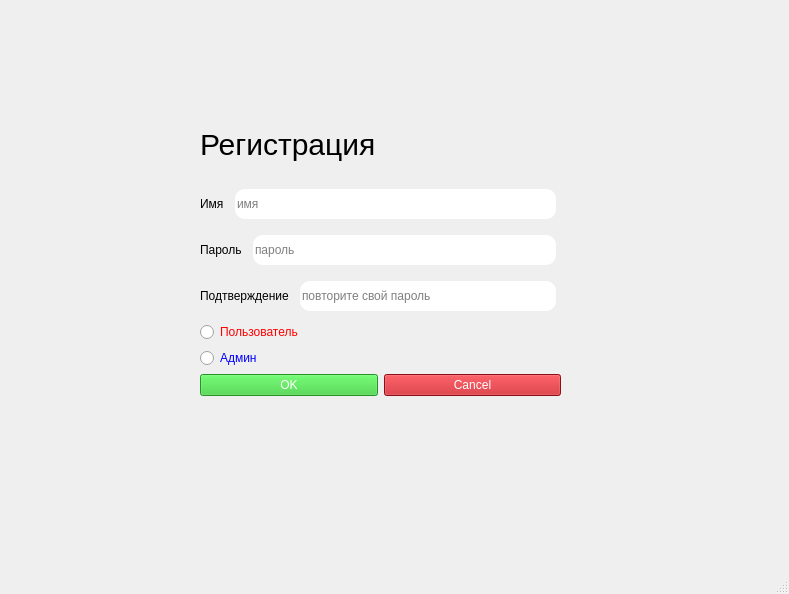
<?xml version="1.0" encoding="UTF-8"?>
<ui version="4.0">
 <class>MainWindow</class>
 <widget class="QMainWindow" name="MainWindow">
  <property name="geometry">
   <rect>
    <x>0</x>
    <y>0</y>
    <width>789</width>
    <height>594</height>
   </rect>
  </property>
  <property name="windowTitle">
   <string>MainWindow</string>
  </property>
  <widget class="QWidget" name="centralwidget">
   <widget class="QWidget" name="verticalLayoutWidget">
    <property name="geometry">
     <rect>
      <x>200</x>
      <y>110</y>
      <width>361</width>
      <height>286</height>
     </rect>
    </property>
    <layout class="QVBoxLayout" name="verticalLayout">
     <item>
      <widget class="QLabel" name="label">
       <property name="layoutDirection">
        <enum>Qt::LayoutDirection::RightToLeft</enum>
       </property>
       <property name="styleSheet">
        <string notr="true">font-size: 30px; </string>
       </property>
       <property name="text">
        <string>Регистрация</string>
       </property>
      </widget>
     </item>
     <item>
      <layout class="QHBoxLayout" name="horizontalLayout_2">
       <item>
        <widget class="QLabel" name="label_2">
         <property name="text">
          <string>Имя</string>
         </property>
        </widget>
       </item>
       <item>
        <widget class="QLineEdit" name="ed_username">
         <property name="styleSheet">
          <string notr="true">border: solid; height: 30px; border-radius: 10px; margin: 5px</string>
         </property>
         <property name="inputMask">
          <string/>
         </property>
         <property name="text">
          <string/>
         </property>
         <property name="placeholderText">
          <string>имя</string>
         </property>
        </widget>
       </item>
      </layout>
     </item>
     <item>
      <layout class="QHBoxLayout" name="horizontalLayout_3">
       <item>
        <widget class="QLabel" name="label_3">
         <property name="text">
          <string>Пароль</string>
         </property>
        </widget>
       </item>
       <item>
        <widget class="QLineEdit" name="ed_password">
         <property name="styleSheet">
          <string notr="true">border: solid; height: 30px; border-radius: 10px; margin: 5px</string>
         </property>
         <property name="inputMask">
          <string/>
         </property>
         <property name="text">
          <string/>
         </property>
         <property name="echoMode">
          <enum>QLineEdit::EchoMode::Password</enum>
         </property>
         <property name="placeholderText">
          <string>пароль</string>
         </property>
        </widget>
       </item>
      </layout>
     </item>
     <item>
      <layout class="QHBoxLayout" name="horizontalLayout_4">
       <item>
        <widget class="QLabel" name="label_4">
         <property name="text">
          <string>Подтверждение</string>
         </property>
        </widget>
       </item>
       <item>
        <widget class="QLineEdit" name="ed_confirm_pass">
         <property name="styleSheet">
          <string notr="true">border: solid; height: 30px; border-radius: 10px; margin: 5px</string>
         </property>
         <property name="inputMask">
          <string/>
         </property>
         <property name="text">
          <string/>
         </property>
         <property name="echoMode">
          <enum>QLineEdit::EchoMode::Password</enum>
         </property>
         <property name="placeholderText">
          <string>повторите свой пароль</string>
         </property>
        </widget>
       </item>
      </layout>
     </item>
     <item>
      <widget class="QRadioButton" name="user_radio">
       <property name="styleSheet">
        <string notr="true">color: red</string>
       </property>
       <property name="text">
        <string>Пользователь</string>
       </property>
      </widget>
     </item>
     <item>
      <widget class="QRadioButton" name="admin_radio">
       <property name="styleSheet">
        <string notr="true">color:blue</string>
       </property>
       <property name="text">
        <string>Админ</string>
       </property>
      </widget>
     </item>
     <item>
      <layout class="QHBoxLayout" name="horizontalLayout">
       <item>
        <widget class="QPushButton" name="bt_confirm">
         <property name="styleSheet">
          <string notr="true">background-color: rgb(50, 205, 50); color: white</string>
         </property>
         <property name="text">
          <string>OK</string>
         </property>
        </widget>
       </item>
       <item>
        <widget class="QPushButton" name="bt_cancel">
         <property name="styleSheet">
          <string notr="true">background-color: rgb(196, 20, 28); color: white;</string>
         </property>
         <property name="text">
          <string>Cancel</string>
         </property>
        </widget>
       </item>
      </layout>
     </item>
    </layout>
   </widget>
  </widget>
  <widget class="QMenuBar" name="menubar">
   <property name="geometry">
    <rect>
     <x>0</x>
     <y>0</y>
     <width>789</width>
     <height>22</height>
    </rect>
   </property>
  </widget>
  <widget class="QStatusBar" name="statusbar"/>
 </widget>
 <resources/>
 <connections/>
</ui>
